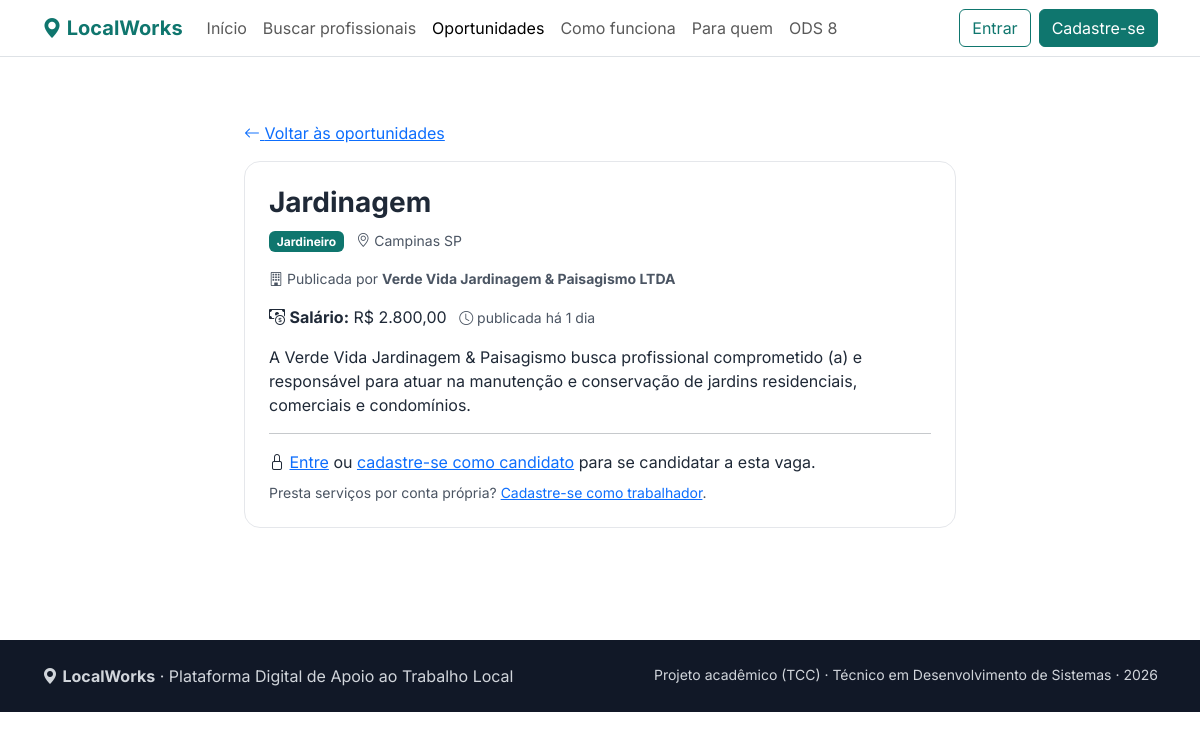
The app's page /oportunidade_detalhe.php?id=5 with its own data.
### tables this page shows
CREATE TABLE `oportunidade` (
  `id_oportunidade` int(10) UNSIGNED NOT NULL,
  `titulo` varchar(100) NOT NULL,
  `descricao` text DEFAULT NULL,
  `localizacao` varchar(100) DEFAULT NULL,
  `valor_proposto` decimal(10,2) DEFAULT NULL,
  `publicada` tinyint(1) NOT NULL DEFAULT 1,
  `data_publicacao` datetime NOT NULL DEFAULT current_timestamp(),
  `id_contratante` int(10) UNSIGNED NOT NULL,
  `id_categoria` int(10) UNSIGNED NOT NULL
);

CREATE TABLE `categoria` (
  `id_categoria` int(10) UNSIGNED NOT NULL,
  `nome` varchar(100) NOT NULL,
  `descricao` text DEFAULT NULL,
  `aprovada` tinyint(1) NOT NULL DEFAULT 0
);

CREATE TABLE `contratante` (
  `id_contratante` int(10) UNSIGNED NOT NULL,
  `cnpj` varchar(18) DEFAULT NULL,
  `empresa` varchar(100) DEFAULT NULL
);

### src/Conexao.php (called while the page is built, shortened)
<?php
final class Conexao
{
    private static ?PDO $pdo = null;
    public static function obter(): PDO
    {
        $host = '127.0.0.1';
        $porta = '3306';
        $banco = 'LocalWorks_DB';
        $usuario = 'root';
        $senha = '';
        $dsn = "mysql:host={$host};port={$porta};dbname={$banco};charset=utf8mb4";
        self::$pdo = new PDO($dsn, $usuario, $senha, [
            PDO::ATTR_ERRMODE => PDO::ERRMODE_EXCEPTION,
            PDO::ATTR_DEFAULT_FETCH_MODE => PDO::FETCH_ASSOC,
            PDO::ATTR_EMULATE_PREPARES => false,
        ]);
        return self::$pdo;
    }
}

### src/Oportunidades.php (called while the page is built, shortened)
<?php
require_once __DIR__ . '/Conexao.php';
final class Oportunidades
{
    public static function buscarPorId(int $id): ?array
    {
        $stmt = Conexao::obter()->prepare(
            'SELECT
                o.id_oportunidade,
                o.id_contratante,
                o.titulo,
                o.descricao,
                o.localizacao,
                o.valor_proposto,
                o.data_publicacao,
                c.nome AS categoria,
                ct.empresa,
                u.nome AS contratante,
                u.email,
                u.telefone
             FROM oportunidade o
             INNER JOIN categoria c
                ON c.id_categoria = o.id_categoria
             INNER JOIN contratante ct
                ON ct.id_contratante = o.id_contratante
             INNER JOIN usuario u
                ON u.id_usuario = ct.id_contratante
             WHERE o.id_oportunidade = ?
               AND o.publicada = 1'
        );
        $stmt->execute([$id]);
        return $stmt->fetch() ?: null;
    }
}

### includes/iniciar.php (called while the page is built, shortened)
<?php
require_once __DIR__ . '/../src/Conexao.php';
require_once __DIR__ . '/../src/Painel.php';
require_once __DIR__ . '/../src/Oportunidades.php';
function e(mixed $texto): string
{
    return htmlspecialchars((string) $texto, ENT_QUOTES, 'UTF-8');
}
function formatarValor(mixed $valor): string
{
    return 'R$ ' . number_format((float) $valor, 2, ',', '.');
}
function tempoDecorrido(?string $data): string
{
    try {
        $agora = new DateTimeImmutable('now');
        $inicio = new DateTimeImmutable($data);
    } catch (Throwable $ex) {
        return '';
    }
    $seg = $agora->getTimestamp() - $inicio->getTimestamp();
    $dias = intdiv($seg, 86400);
    if ($dias < 30) {
        return 'há ' . $dias . ($dias === 1 ? ' dia' : ' dias');
    }
    return 'em ' . $inicio->format('d/m/Y');
}
function usuarioLogado(): ?array
{
    return $_SESSION['usuario'] ?? null;
}

### public/oportunidade_detalhe.php (the view, shortened to what this page needs)
<?php
require_once __DIR__ . '/../includes/iniciar.php';
$idOp = (int) ($_GET['id'] ?? 0);
$u = usuarioLogado();
$o = null;
try {
    $o = Oportunidades::buscarPorId($idOp);
} catch (Throwable $ex) {
    error_log('oportunidade_detalhe.php: ' . $ex->getMessage());
    $o = null;
}
require_once __DIR__ . '/../includes/cabecalho.php';
?>
<section class="secao">
    <div class="container" style="max-width: 46rem;">
        <a href="oportunidades.php" class="d-inline-block mb-3">
            <i class="bi bi-arrow-left"></i> Voltar às oportunidades
        </a>
        <?php if (!$o): ?>
            <div class="alert alert-warning" role="alert">
                Oportunidade não encontrada ou não está mais disponível.
            </div>
        <?php else: ?>
            <div class="cartao p-4">
                <h1 class="h3 fw-bold mb-2"><?= e($o['titulo']) ?></h1>
                <p class="mb-3">
                    <span class="badge text-bg-primary"><?= e($o['categoria']) ?></span>
                    <span class="small text-secondary ms-2">
                        <i class="bi bi-geo-alt"></i>
                        <?= e($o['localizacao'] ?: 'Local não informado') ?>
                    </span>
                </p>
                <p class="small text-secondary">
                    <i class="bi bi-building"></i>
                    Publicada por <strong><?= e($o['empresa'] ?: $o['contratante']) ?></strong>
                </p>
                <p class="mb-3">
                    <i class="bi bi-cash-coin"></i>
                    <strong>Salário:</strong>
                    <?= e(formatarValor($o['valor_proposto'] ?? null)) ?>
                    <?php if (!empty($o['data_publicacao'])): ?>
                        <span class="small text-secondary ms-2">
                            <i class="bi bi-clock"></i>
                            publicada <?= e(tempoDecorrido($o['data_publicacao'])) ?>
                        </span>
                    <?php endif; ?>
                </p>
                <p>
                    <?= nl2br(e($o['descricao'] ?: 'O contratante não informou uma descrição.')) ?>
                </p>
                <hr>
                <?php if (!$u): ?>
                    <p class="mb-2">
                        <i class="bi bi-lock"></i>
                        <a href="login.php">Entre</a> ou
                        <a href="cadastro.php?tipo=candidato">cadastre-se como candidato</a>
                        para se candidatar a esta vaga.
                    </p>
                    <p class="small text-secondary mb-0">
                        Presta serviços por conta própria?
                        <a href="cadastro.php?tipo=trabalhador">Cadastre-se como trabalhador</a>.
                    </p>
                <?php endif; ?>
            </div>
        <?php endif; ?>
    </div>
</section>
<?php require_once __DIR__ . '/../includes/rodape.php'; ?>

### public/assets/css/estilo.css (style rules this page uses)
:root { --lw-primaria: #0f766e; --lw-primaria-escura: #0b5f59; --lw-destaque: #f59e0b; --bs-primary: #0f766e; --bs-primary-rgb: 15, 118, 110; --bs-link-color: #0f766e; --bs-link-hover-color: #0b5f59; --bs-font-sans-serif: 'Inter', system-ui, -apple-system, 'Segoe UI', sans-serif; }
body { color: #1f2937; }
.secao { padding: 4rem 0; }
.cartao { border: 1px solid #e5e7eb; border-radius: 1rem; transition: transform 0.15s, box-shadow 0.15s; }
.text-secondary { color: #4b5563 !important; }

### records on screen
oportunidade: titulo "Jardinagem", id_categoria.nome "Jardineiro", localizacao "Campinas SP", id_contratante.empresa "Verde Vida Jardinagem & Paisagismo LTDA", valor_proposto "R$ 2.800,00", data_publicacao "há 1 dia", descricao "A Verde Vida Jardinagem & Paisagismo busca profissional comprometido (a) e responsável para atuar na manutenção e conservação de jardins residenciais, comerciais e condomínios."
